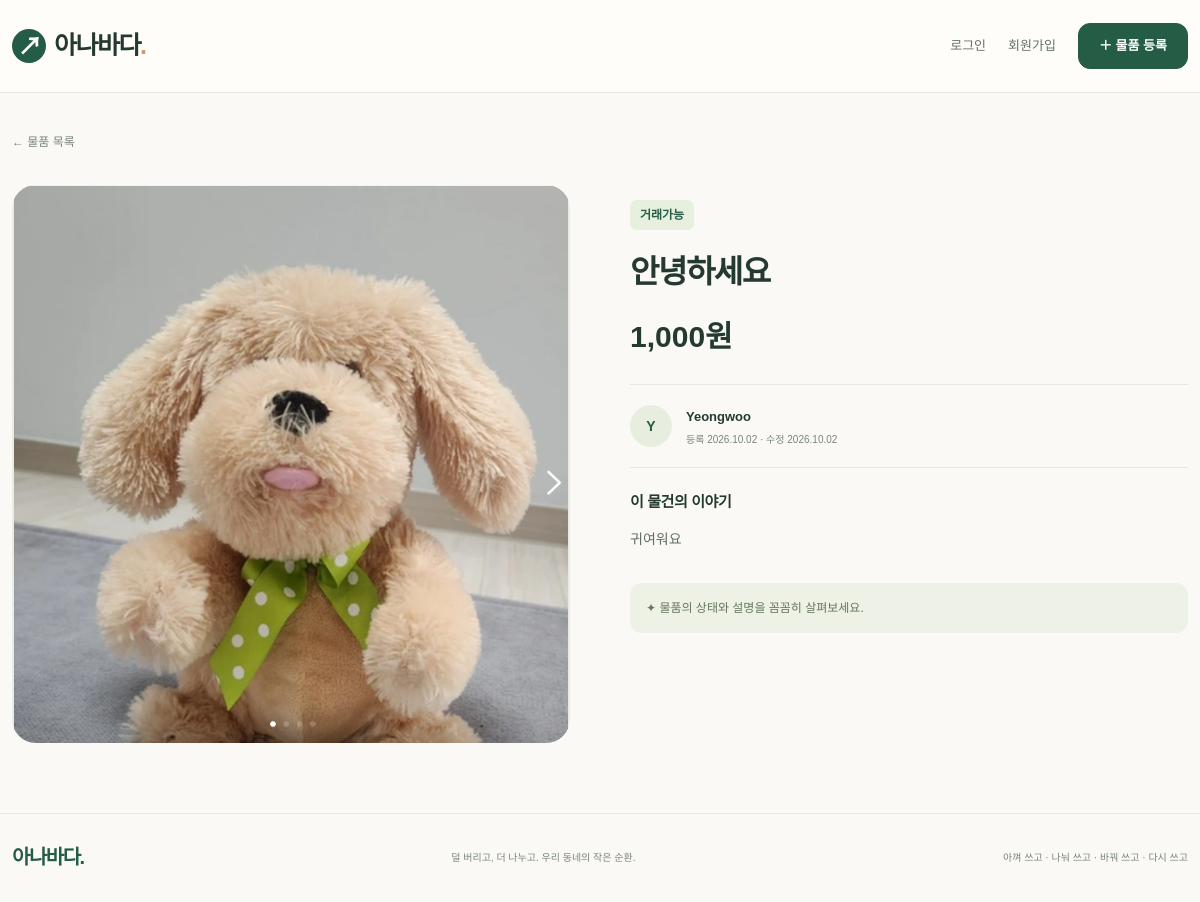
Page /items/1 on the committed database.
### models.py (models this page shows, shortened)
class Item(db.Model):
    id = db.Column(db.Integer, primary_key=True)
    title = db.Column(db.String(100), nullable=False)
    description = db.Column(db.Text, nullable=False)
    price = db.Column(db.Integer, nullable=False, default=0)
    image_filename = db.Column(db.String(200))
    status = db.Column(db.String(20), nullable=False, default='거래가능')
    author_id = db.Column(db.Integer, db.ForeignKey('user.id'), nullable=False)
    author = db.relationship('User', back_populates='items')
    created_at = db.Column(db.DateTime, default=now, nullable=False)
    updated_at = db.Column(db.DateTime, default=now, onupdate=now, nullable=False)

class User(UserMixin, db.Model):
    id = db.Column(db.Integer, primary_key=True)
    username = db.Column(db.String(40), unique=True, nullable=False)
    password_hash = db.Column(db.String(256), nullable=False)
    items = db.relationship('Item', back_populates='author')

### app.py (the view)
    @app.get('/items/<int:item_id>')
    def item_detail(item_id):
        return render_template('item_detail.html', item=db.get_or_404(Item, item_id))

### templates/item_detail.html (shortened to what this page needs)
{% extends 'base.html' %}
{% block content %}<a class="back-link" href="{{ url_for('index') }}">← 물품 목록</a><section class="detail-layout"><div class="detail-photo">{% if item.image_filename %}<img src="{{ url_for('static', filename='uploads/' + item.image_filename) }}" alt="{{ item.title }}">{% else %}<div class="photo-placeholder"><span>↗</span><small>새로운 이야기를 기다려요</small></div>{% endif %}</div><div class="detail-info"><span class="status-badge inline-badge {% if item.status == '거래완료' %}is-done{% endif %}">{{ item.status }}</span><h1>{{ item.title }}</h1><div class="detail-price {% if item.price == 0 %}free-price{% endif %}">{{ '무료 나눔' if item.price == 0 else '{:,}원'.format(item.price) }}</div><div class="author-row"><span class="avatar">{{ item.author.username[:1] }}</span><div><strong>{{ item.author.username }}</strong><small>등록 {{ item.created_at.strftime('%Y.%m.%d') }} · 수정 {{ item.updated_at.strftime('%Y.%m.%d') }}</small></div></div><h2 class="description-title">이 물건의 이야기</h2><p class="description">{{ item.description }}</p>{% if current_user.is_authenticated and current_user.id == item.author_id %}<div class="owner-actions"><a class="btn btn-outline-primary" href="{{ url_for('item_form', item_id=item.id) }}">수정하기</a><form method="post" action="{{ url_for('item_status', item_id=item.id) }}"><input type="hidden" name="csrf_token" value="{{ csrf_token }}"><button class="btn btn-primary">{{ '다시 거래가능으로' if item.status == '거래완료' else '나눔 / 거래 완료하기' }}</button></form><form method="post" action="{{ url_for('item_delete', item_id=item.id) }}" onsubmit="return confirm('이 물품을 삭제할까요? 삭제 후에는 복구할 수 없습니다.');"><input type="hidden" name="csrf_token" value="{{ csrf_token }}"><button class="btn btn-link text-danger">삭제</button></form></div>{% else %}<div class="detail-tip">✦ 물품의 상태와 설명을 꼼꼼히 살펴보세요.</div>{% endif %}</div></section>{% endblock %}

### static/style.css (style rules this page uses)
:root { --green:#245c45;--ink:#243a30;--cream:#faf9f5;--muted:#7b847d;--line:#e5e8df }
* { box-sizing:border-box }
body { background:var(--cream);color:var(--ink);font-family:'Noto Sans KR',sans-serif;font-size:14px }
a { color:inherit;text-decoration:none }
h1,h2,h3 { font-weight:800;letter-spacing:-1.5px }
.status-badge { position:absolute;left:14px;top:14px;background:#fcfff3ed;border-radius:7px;padding:6px 10px;color:var(--green);font-size:10px;font-weight:700 }
.back-link { display:inline-block;font-size:12px;color:var(--muted);margin-bottom:24px }
.detail-layout { display:grid;grid-template-columns:1fr 1fr;gap:60px;margin:10px 0 70px }
.detail-photo { aspect-ratio:1;border-radius:24px;overflow:hidden;background:#eaece4 }
.detail-photo img { width:100%;height:100%;object-fit:contain }
.detail-info { padding:15px 0 }
.inline-badge { position:static;display:inline-block;background:#e7efdf;font-size:12px }
.detail-info h1 { font-size:32px;line-height:1.5;margin:18px 0;overflow-wrap:anywhere }
.detail-price { font-size:30px;font-weight:800 }
.author-row { display:flex;gap:14px;align-items:center;border-top:1px solid var(--line);border-bottom:1px solid var(--line);padding:20px 0;margin:25px 0 }
.avatar { background:#e8eedf;color:var(--green);width:42px;height:42px;border-radius:50%;display:grid;place-items:center;font-weight:700 }
.author-row strong { font-size:13px }
.author-row small { display:block;font-size:10px;color:var(--muted);margin-top:5px }
.description-title { font-size:15px;letter-spacing:-.4px;margin-bottom:15px }
.description { white-space:pre-wrap;overflow-wrap:anywhere;line-height:1.9;color:#626e65 }
.detail-tip { background:#edf1e6;padding:16px;border-radius:12px;color:#65765d;font-size:12px;margin-top:30px }

### rows in the picture
Item: image_filename (picture), status "거래가능", title "안녕하세요", price "1,000원", created_at "2026.10.02", updated_at "2026.10.02", description "귀여워요"
User: author "Y", author.username "Yeongwoo"
